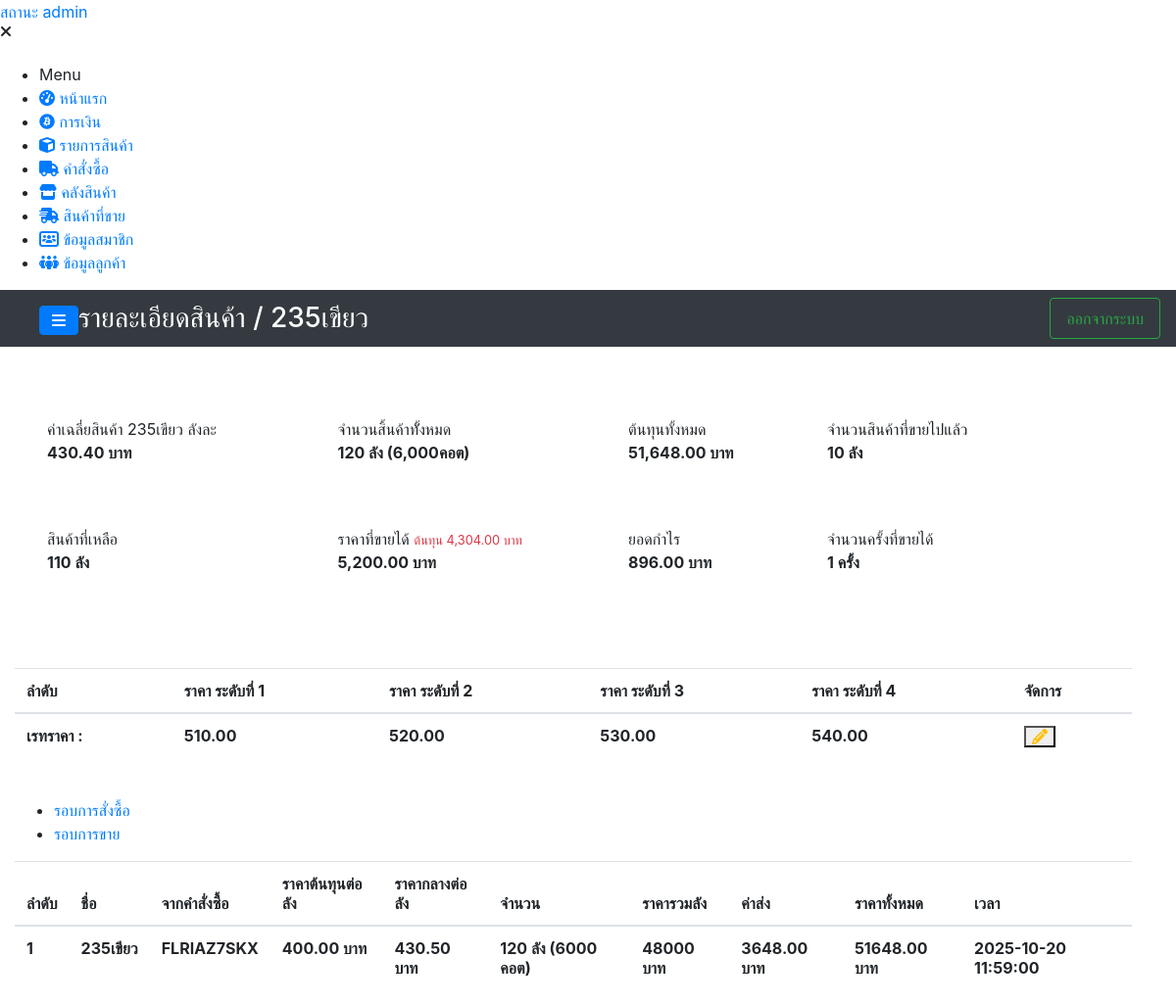
Page /system/details/detail_stock.php?id_productname=10 (signed in) on the committed database.
### tables this page shows
CREATE TABLE `name_product` (
  `id_name` int(11) NOT NULL,
  `product_name` varchar(200) NOT NULL,
  `price` decimal(10,2) NOT NULL,
  `price_center` decimal(10,2) NOT NULL,
  `count_cord` int(11) NOT NULL,
  `shipping_cost` decimal(10,2) NOT NULL,
  `adder_id` int(11) NOT NULL,
  `status_del` int(2) NOT NULL,
  `create_at` datetime NOT NULL
);

CREATE TABLE `rate_price` (
  `rate_id` int(11) NOT NULL,
  `id_productname` int(11) NOT NULL,
  `product_name` varchar(200) NOT NULL,
  `id_adder` int(11) NOT NULL,
  `price_levels_one` decimal(10,2) NOT NULL,
  `price_customer_frontstore` decimal(10,2) NOT NULL,
  `price_customer_deliver` decimal(10,2) NOT NULL,
  `price_customer_dealer` decimal(10,2) NOT NULL,
  `create_at` datetime NOT NULL
);

CREATE TABLE `stock_product` (
  `product_id` int(11) NOT NULL,
  `product_name` varchar(200) NOT NULL,
  `product_count` int(11) NOT NULL,
  `product_price` decimal(10,2) NOT NULL,
  `price_center` decimal(10,2) NOT NULL,
  `count_cord` int(11) NOT NULL,
  `shipping_cost` decimal(10,2) NOT NULL,
  `expenses` decimal(10,2) NOT NULL,
  `id_adder` int(11) NOT NULL,
  `id_order` int(11) NOT NULL,
  `create_at` datetime NOT NULL
);

CREATE TABLE `order_box` (
  `order_id` int(11) NOT NULL,
  `order_name` varchar(300) NOT NULL,
  `slip_order` varchar(200) NOT NULL,
  `totalcost_order` decimal(10,2) NOT NULL,
  `count_order` int(11) NOT NULL,
  `id_adder` int(11) NOT NULL,
  `date_time_order` datetime NOT NULL,
  `create_at` datetime NOT NULL
);

### components/component.php (the view, shortened to what the rows shown need)
<?php
function tableDetailStock($number, $product_id,$id_nameproduct,$is_product_name,$productcount,$productprice, $count_cord,$price_center,$ordername, $datetime_order,$shipping_cost,$expenses){
    $toal_all = $productprice * $productcount;
    $list_stock = "
        <form>
            <tr>
              <td class=\"font-weight-bold\">$number</td>
              <td class=\"font-weight-bold\">$is_product_name</td>
              <td class=\"font-weight-bold\">$ordername</td>
              <td class=\"font-weight-bold\">$productprice บาท</td>
              <td class=\"font-weight-bold\">$price_center บาท</td>
              <td class=\"font-weight-bold\">$productcount ลัง ($count_cord คอต)</td>
              <td class=\"font-weight-bold\">$toal_all บาท</td>
              <td class=\"font-weight-bold\">$shipping_cost บาท</td>
              <td class=\"font-weight-bold\">$expenses บาท</td>
              <td class=\"font-weight-bold\">$datetime_order</td>
            </tr>
        </form>
    ";
    echo $list_stock;
}
function detailStock($productname,$total_count,$count_cord,$total_price,$product_price, $count_sell, $income_price, $number_of_timessold){
    $Average1_piece = $total_price / $total_count;
    $remaining_products = $total_count - $count_sell;
    $cost_price = $Average1_piece * $count_sell;
    $total_profit = $income_price - $cost_price;
    $detail = "
        <div class=\"rounded row mt-4 p-4\">
           <div class=\"col-lg-3 col-md-3 col-sm-6 col-12 m-2 p-3 bg-white info-box rounded info-box rounded\">
            <span>ค่าเฉลี่ยสินค้า $productname ลังละ</span>
            <p class=\"font-weight-bold res_text\"> ".number_format($Average1_piece ?? 0,2,'.',',')." บาท </p>
          </div>
          <div class=\"col-lg-3 col-md-4 col-sm-6 col-12 m-2 p-3 bg-white info-box rounded\">
            <span>จำนวนสิ้นค้าทัั้งหมด</span>
                <p class=\"font-weight-bold res_text\">". number_format($total_count) ." ลัง (".number_format($count_cord ?? 0)."คอต)</p>
          </div>
          <div class=\"col-lg-2 col-md-4 col-sm-6 col-12 m-2 p-3 bg-white info-box rounded\">
            <span>ต้นทุนทั้งหมด</span>
            <p class=\"font-weight-bold res_text\"> ".number_format($total_price ?? 0,2,'.',',')."  บาท</p>
          </div>
          <div class=\"col-lg-3 col-md-4 col-sm-6 col-12 m-2 p-3 bg-white info-box rounded\">
                <span>จำนวนสินค้าที่ขายไปแล้ว</span>
                <p class=\"font-weight-bold res_text\"> ".number_format($count_sell)."  ลัง</p>
          </div>
          <div class=\"col-lg-3 col-md-4 col-sm-6 col-12 m-2 p-3 bg-white info-box rounded\">
                <span>สินค้าที่เหลือ</span>
                <p class=\"font-weight-bold res_text\"> ".number_format($remaining_products)."  ลัง</p>
          </div>
          <div class=\"col-lg-3 col-md-4 col-sm-6 col-12 m-2 p-3 bg-white info-box rounded\">
            <span>ราคาที่ขายได้</span>
            <small class=\"text-danger\">ต้นทุน ".number_format($cost_price ?? 0,2,'.',',')." บาท</small>
           <p class=\"font-weight-bold res_text\"> ".number_format($income_price ?? 0,2,'.',',')." บาท</p>
          </div>
          <div class=\"col-lg-2 col-md-3 col-sm-6 col-12 m-2 p-3 bg-white info-box rounded\">
                <span>ยอดกำไร</span>
                <p class=\"font-weight-bold res_text\">".number_format($total_profit ?? 0,2,'.',',')."  บาท</p>
          </div>
          <div class=\"col-lg-3 col-md-4 col-sm-6 col-12 m-2 p-3 bg-white info-box rounded\">
            <span>จำนวนครั้งที่ขายได้</span>
            <p class=\"font-weight-bold res_text\">". number_format($number_of_timessold)." ครั้ง</p>
          </div>
        </div>
    ";
    echo $detail;
}
function listRatePrice($rate_id="",$rate_storefront_price="",$rate_onelevel_price="",$rate_dealer_price="ยังไม่ได้กำหนด",$rate_delivery_price="",$product_name, $price_product,$id_name,$productpricecenter,$countcords,$shipping_cost){
    function status($id){
        if($id){
            return "<i class=\"fas fa-pencil-alt text-warning\"></i>";
        }else{
            return "<i class=\"fas fa-plus text-success\"></i>";
        }
    }
    $list = "
        <form>
            <tr>
                <td class=\"font-weight-bold\">เรทราคา :</td>
                <td class=\"font-weight-bold\">$rate_onelevel_price</td>
                <td class=\"font-weight-bold\">$rate_storefront_price</td>
                <td class=\"font-weight-bold\">$rate_dealer_price</td>
                <td class=\"font-weight-bold\">$rate_delivery_price</td>
                <td>
                    <div class=\"table-data-feature\" >
                        <button type=\"button\" id=\"set_rate_price\" data-target=\"#modalFormUpdateRate\" data-toggle=\"modal\"
                           class=\"item\" data-id=\"$rate_id\" data-product=\"$product_name\" data-idname=\"$id_name\" data-storefront=\"$rate_storefront_price\" data-vip=\"$rate_onelevel_price\"
                           data-dealers=\"$rate_dealer_price\" data-delivery=\"$rate_delivery_price\" data-productprice=\"$price_product\" data-productpricecenter=\"$productpricecenter\"
                           data-countcord=\"$countcords\" data-shippingcost=\"$shipping_cost\"
                        >
                            ".status($rate_id)."
                        </button>
                    </div>
                </td>
            </tr>
        </form>
    ";
    echo $list;
}
?>

### system/details/detail_stock.php (shortened to what the rows shown need)
<?php
include_once("../../backend/config.php");
include_once("../../link/link-2.php");
include_once("../../components/component.php");
$id_productname = $_GET['id_productname'];
$sql_nameP = mysqli_query($conn,"SELECT * FROM name_product WHERE id_name=$id_productname")or die(mysqli_error($conn));
$acc_name = mysqli_fetch_assoc($sql_nameP);
$sql = "SELECT SP.product_name, SP.product_price,SP.price_center,
       COUNT(SP.product_id) AS total,SUM(SP.expenses) AS resutl_price, SUM(SP.product_count) AS total_count, SUM(SP.count_cord) AS count_cord
       FROM stock_product SP WHERE SP.product_name='$id_productname' GROUP BY SP.product_name";
       $selectStockProduct = mysqli_query($conn,$sql) or die(mysqli_error($conn));
       $acc_fetch = mysqli_fetch_assoc($selectStockProduct);
?>
<!DOCTYPE html>
<html lang="en">
<head>
    <link rel="stylesheet" href="https://cdnjs.cloudflare.com/ajax/libs/uikit/3.0.0-beta.20/css/uikit.css">
    <link rel="stylesheet" href="../../assets/scripts/module/jquery.Thailand.js/jquery.Thailand.js/dist/jquery.Thailand.min.css">
    <link rel="stylesheet" href="../../assets/scss/navigationTrue-a-j.scss">
    <link rel="stylesheet" href="../../assets/scss/revenue.scss">
    <link rel="stylesheet" href="../../assets/scss/index.u.scss">
</head>
<body>
  <div class="page-wrapper chiller-theme toggled">
       <main class="page-content mt-0">
      <div class="container-fluid row">
          <div class="col-md-12">
            <?php
              $sql_sell = "SELECT productname,COUNT(*) AS counts, SUM(tatol_product) AS total_products, SUM(price_to_pay) AS prices FROM list_productsell WHERE productname='$id_productname' GROUP BY productname";
              $quer_sell = mysqli_query($conn,$sql_sell) or die(mysqli_error($conn));
              $acc_sell = mysqli_fetch_assoc($quer_sell);
               detailStock($acc_name['product_name'],$acc_fetch['total_count'],$acc_fetch['count_cord'], $acc_fetch['resutl_price'],$acc_fetch['product_price'], $acc_sell['total_products'] ?? 0,$acc_sell['prices'] ?? 0,$acc_sell['counts'] ?? 0);
            ?>
          </div>
          <div class="col-md-12 mt-4">
                <div class="table-responsive table-responsive-data2 mt-2">
                  <table class="table table-data2 mydataTablePatron">
                    <thead>
                       <tr>
                          <th class="font-weight-bold">ลำดับ</th>
                          <th class="font-weight-bold">ราคา ระดับที่ 1</th>
                          <th class="font-weight-bold">ราคา ระดับที่ 2</th>
                          <th class="font-weight-bold">ราคา ระดับที่ 3</th>
                          <th class="font-weight-bold">ราคา ระดับที่ 4</th>
                          <th class="font-weight-bold">จัดการ</th>
                       </tr>
                    </thead>
                    <tbody>
                      <?php
                          $sql = "SELECT * FROM rate_price WHERE id_productname=$id_productname";
                          $query = mysqli_query($conn,$sql) or die(mysqli_error($conn));
                          $rate_acc_fetch = mysqli_fetch_assoc($query);
                          if($rate_acc_fetch){
                            listRatePrice(
                              $rate_acc_fetch['rate_id'],$rate_acc_fetch['price_customer_frontstore'],$rate_acc_fetch['price_levels_one'],
                              $rate_acc_fetch['price_customer_dealer'],$rate_acc_fetch['price_customer_deliver'],$acc_name['product_name'],
                              $acc_name['price'],$acc_name['id_name'],$acc_name['price_center'],$acc_name['count_cord'],$acc_name['shipping_cost']
                            );
                          }else{
                            listRatePrice("","","","","",$acc_name['product_name'],$acc_name['price'],$acc_name['id_name'],$acc_name['price_center'],$acc_name['count_cord'],$acc_name['shipping_cost']);
                          }
                      ?>
                    </tbody>
                  </table>
                </div>
          </div>
          <div class="col-md-12 mt-4">
            <div id="tab01" class="tab-contents">
            <div class="table-responsive table-responsive-data2 mt-2">
                  <table class="table table-data2 mydataTablePatron">
                      <thead>
                          <tr>
                              <th>ลำดับ</th>
                              <th>ชื่อ</th>
                              <th>จากคำสั่งซื้อ</th>
                              <th>ราคาต้นทุนต่อลัง</th>
                              <th>ราคากลางต่อลัง</th>
                              <th>จำนวน</th>
                              <th>ราคารวมลัง</th>
                              <th>ค่าส่ง</th>
                              <th>ราคาทั้งหมด</th>
                              <th>เวลา</th>
                          </tr>
                      </thead>
                      <tbody>
                          <?php
                              $get_sql = "SELECT stock_product.product_id,stock_product.product_count,stock_product.product_price,stock_product.count_cord,stock_product.price_center,
                              stock_product.shipping_cost,stock_product.expenses,order_box.order_name,order_box.date_time_order,name_product.id_name,name_product.product_name AS is_product_name FROM stock_product
                              LEFT JOIN name_product ON stock_product.product_name = name_product.id_name
                              LEFT JOIN order_box ON order_box.order_id = stock_product.id_order
                              WHERE stock_product.product_name='$id_productname' ORDER BY stock_product.create_at DESC";
                               $get_datastock = mysqli_query($conn, $get_sql) or die(mysqli_error($conn));
                                foreach($get_datastock as $key => $res){
                                    tableDetailStock(
                                        ($key+1), $res['product_id'], $res['id_name'],$res['is_product_name'],$res['product_count'],$res['product_price'],$res['count_cord'],$res['price_center'],
                                        $res['order_name'],$res['date_time_order'],$res['shipping_cost'],$res['expenses']
                                      );
                                }
                          ?>
                      </tbody>
                  </table>
            </div>
            </div>
          </div>
      </div>
    </main>
  </div>
</body>
</html>

### rows in the picture
name_product: product_name "235เขียว"
rate_price: price_levels_one "510.00", price_customer_frontstore "520.00", price_customer_dealer "530.00", price_customer_deliver "540.00"
stock_product: name_product.product_name "235เขียว", order_box.order_name "FLRIAZ7SKX", product_price "400.00", price_center "430.50", product_count "120", count_cord "6000", toal_all "48000", shipping_cost "3648.00", expenses "51648.00", order_box.date_time_order "2025-10-20 11:59:00"

### other values in the picture
$logo "รายละเอียดสินค้า / 235เขียว"
$Average1_piece "430.40"
$total_count "120"
$count_cord "6,000"
$total_price "51,648.00"
$count_sell "10"
$remaining_products "110"
$cost_price "4,304.00"
$income_price "5,200.00"
$total_profit "896.00"
$number_of_timessold "1"
